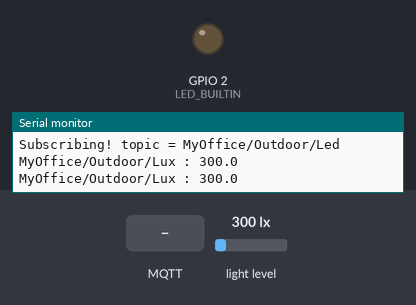
The sketch below on a simulated ESP32. Shown: output pins drawn as LEDs (lit = HIGH), the last lines printed to the serial monitor. Inputs (shaded band) come from the test bench; at power-on: light level 300 lx. WiFi joins after 1.5 s; servers stay silent unless stated; no MQTT or app messages arrive unless stated.

Above: at 2.7 s.
2.8 s: MQTT message "1" arrives on the first subscribed topic
At 4.5 s:
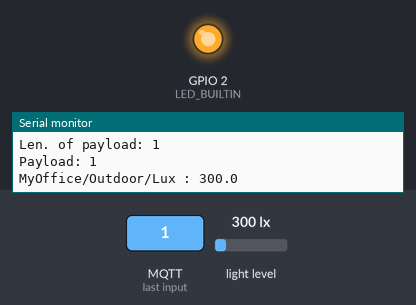
5.0 s: MQTT message "0" arrives on the first subscribed topic
At 6.3 s:
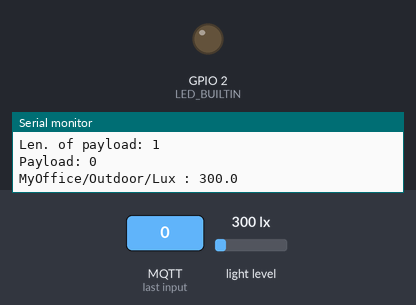
7.0 s: MQTT message "on" arrives on the first subscribed topic
At 8.0 s:
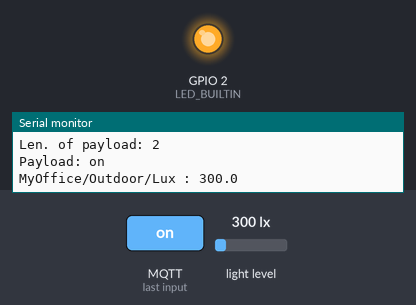
Timing chart, 0 to 10.0 s (numbered marks = the images above; inputs shaded):
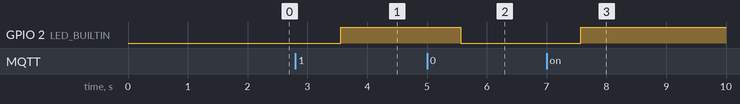

The sketch:

ESP32_MQTT_SubPub_BH1750_LED.ino
```cpp
#include <WiFi.h>
#include <PubSubClient.h>

#include <Wire.h>
#include <BH1750.h>
BH1750 lightMeter;

const char* ssid = "Ria2G";
const char* password = "730124go";
const char* serverIPAddr = "192.168.0.16";
const char* userId = "ship";
const char* userPw = "1234";
const char* clientId = "unique client ID";

const char* topicSub = "MyOffice/Outdoor/Led";
const char* topicPub = "MyOffice/Outdoor/Lux";

void on_message(char* topic, byte* payload, unsigned int length) {
    char msgBuf[64];
    Serial.printf("Message arrived!\nTopic: %s\nLen. of payload: %d\n", topic, length);
    strncpy(msgBuf, (char*)payload, length);
    msgBuf[length] = '\0';
    String led = String(msgBuf);
    Serial.println("Payload: " + led);

    if (led == "1" || led == "on" || led == "ON") {
        digitalWrite(LED_BUILTIN, HIGH);
    } else if (led == "0" || led == "off" || led == "OFF"){
        digitalWrite(LED_BUILTIN, LOW);
    } else {
        Serial.println("Wrong Message! : " + led );
    }
}

WiFiClient wifiClient;
PubSubClient client(serverIPAddr, 1883, on_message, wifiClient);

void setup() {
    Serial.begin(115200);
    Serial.print("\nConnecting to " + String(ssid));
    WiFi.begin(ssid, password);
    while (WiFi.status() != WL_CONNECTED) {
        Serial.print(".");  delay(500);
    }
    Serial.println(" WiFi Connected");

    Serial.printf("\nConnecting to the Broker(%s)\n", serverIPAddr);
    while ( !client.connect(clientId, userId, userPw) ){
        Serial.print("*");  delay(500);
    }
    Serial.println("Connected to the Broker!!!");

    Serial.printf("Subscribing! topic = %s\n", topicSub);
    client.subscribe(topicSub);

    // GPIO pin setup & BH1750
    pinMode(LED_BUILTIN, OUTPUT);
    Wire.begin();
    lightMeter.begin();
}

void loop() {
    char buf[8];
    float lux = lightMeter.readLightLevel();
    client.loop();

    sprintf(buf, "%.1f", lux);
    client.publish(topicPub, buf);
    Serial.println( String(topicPub) + " : " + String(buf) );
    delay(1000);
}
```

Measured:
- after the input at 2.8 s, GPIO 2 (LED_BUILTIN): LOW → HIGH after 0.76 s
- after the input at 5.0 s, GPIO 2 (LED_BUILTIN): HIGH → LOW after 0.56 s
- after the input at 7.0 s, GPIO 2 (LED_BUILTIN): LOW → HIGH after 0.57 s
